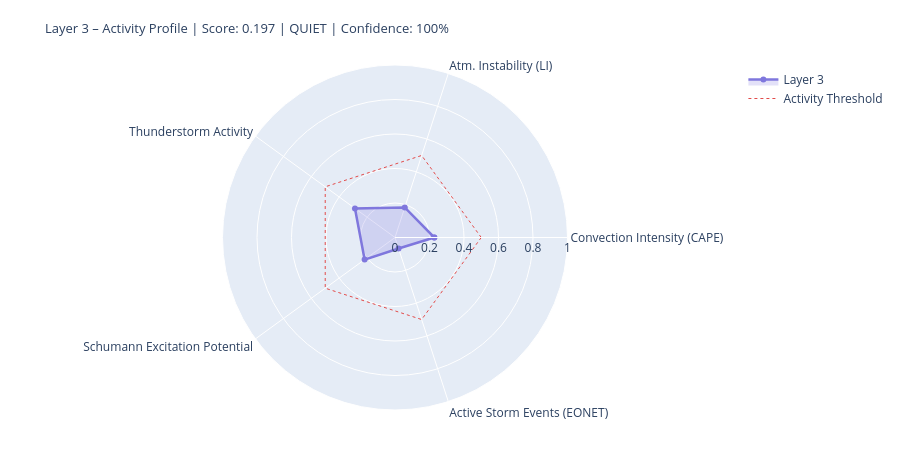

The code cell stored with this chart in its notebook:
### Markdown cell above
---
## 4. State Assessment & Handoff to Layer 4/5

### Code cell
# ============================================================
# LAYER-3-SCORE
# Five dynamic components
# ============================================================

def norm(v, lo, hi):
    if v is None or (isinstance(v, float) and math.isnan(v)): return None
    return round(max(0.0, min(1.0, (v - lo) / (hi - lo))), 4)

# --- 1) Convection intensity (global CAPE mean) ---
cape_mean = df_atm['cape'].dropna().mean() if not df_atm.empty else None
conv_score = norm(cape_mean, 0, 3000)
conv_src   = 'primary' if cape_mean is not None else 'missing'

# --- 2) Atmospheric instability (LI mean) ---
li_mean   = df_atm['li'].dropna().mean() if not df_atm.empty else None
# Negative LI = unstable → higher score
instab_score = norm(-li_mean if li_mean is not None else None, -6, 6)
instab_src   = 'primary' if li_mean is not None else 'missing'

# --- 3) Thunderstorm activity (mean thunder score + WMO count) ---
thunder_mean = df_atm['thunder_score'].mean() if not df_atm.empty else None
n_thunder    = int(df_atm['thunderstorm'].sum()) if not df_atm.empty else 0
thunder_score_val = norm(
    (thunder_mean or 0) * 0.7 + n_thunder * 0.1, 0, 1.0
) if thunder_mean is not None else None
thunder_src = 'primary'

# --- 4) Schumann excitation potential (weighted Schumann contribution) ---
schumann_pot = df_atm['schumann_contribution'].mean() if not df_atm.empty else None
# Boosted by Layer-2 thunderstorm trigger
if schumann_pot is not None and l2_thunder:
    schumann_pot = min(1.0, schumann_pot * 1.2)
schumann_score = norm(schumann_pot, 0, 1.0) if schumann_pot is not None else None
schumann_src   = 'derived'

# --- 5) Storm activity (NASA EONET) ---
# Distinction: None = data not loaded, 0.0 = loaded but no events
storm_score = None
storm_src   = 'missing'
if raw.get('storms') is not None:          # API reached successfully
    storm_score = norm(len(storm_events), 0, 30) if storm_events else 0.0
    storm_src   = 'primary'

# X-Ray and Kp: context only, not in dynamic score
# (X-Ray = Layer-0/4 driver; Kp = geomagnetic index, not a lightning proxy)
xray_context = None
if raw.get('xray'):
    df_xc = pd.DataFrame(raw['xray'])
    fc = next((c for c in df_xc.columns
               if any(k in c.lower() for k in ['flux','long']) and 'time' not in c.lower()),
              df_xc.columns[1])
    df_xc[fc] = pd.to_numeric(df_xc[fc], errors='coerce')
    xray_last = df_xc[fc].dropna().iloc[-1] if not df_xc[fc].dropna().empty else None
    if xray_last:
        xray_class = ('X' if xray_last>=1e-4 else 'M' if xray_last>=1e-5
                      else 'C' if xray_last>=1e-6 else 'B')
        xray_context = {'flux': float(xray_last), 'class': xray_class}
        print(f'X-Ray context: {xray_class}-class ({xray_last:.2e} W/m²)')

# --- Aggregate ---
COMPONENTS = {
    'Convection Intensity (CAPE)':  {'score': conv_score,       'source': conv_src,    'dynamic': True},
    'Atm. Instability (LI)':         {'score': instab_score,     'source': instab_src,  'dynamic': True},
    'Thunderstorm Activity':              {'score': thunder_score_val, 'source': thunder_src, 'dynamic': True},
    'Schumann Excitation Potential':   {'score': schumann_score,   'source': schumann_src,'dynamic': True},
    'Active Storm Events (EONET)': {'score': storm_score,      'source': storm_src,   'dynamic': True},
}

available   = {k: v['score'] for k, v in COMPONENTS.items() if v['score'] is not None}
unavailable = [k for k, v in COMPONENTS.items() if v['score'] is None]
layer3_score = round(sum(available.values()) / len(available), 4) if available else None
confidence   = round(len(available) / len(COMPONENTS), 2)
level = ('unknown' if layer3_score is None
         else 'quiet'   if layer3_score < 0.3
         else 'moderate' if layer3_score < 0.6
         else 'active')
dominant_l3 = max(available, key=available.get) if available else 'none'

# --- Ausgabe ---
W = 68
print('=' * W)
print('LAYER 3 – ATMOSPHERE / WEATHER / THUNDERSTORMS – STATE ASSESSMENT')
print('=' * W)
for name, comp in COMPONENTS.items():
    s = comp['score']
    if s is not None:
        bar = '█' * int(s * 20) + '░' * (20 - int(s * 20))
        print(f'  {name:<36} {bar}  {s:.3f}  [{comp["source"]}]')
    else:
        print(f'  {name:<36} {"─" * 20}  n/a   [missing]')
print('-' * W)
print(f'  Score:        {layer3_score:.3f}  ({len(available)}/{len(COMPONENTS)} components)')
print(f'  Confidence:   {confidence:.0%}')
print(f'  Level:        {level.upper()}')
print(f'  Dominant:     {dominant_l3}')
print(f'  CAPE mean:    {cape_mean:.0f} J/kg' if cape_mean else '  CAPE mean:    n/a')
print(f'  LI mean:      {li_mean:.1f} K' if li_mean is not None else '  LI mean:      n/a')
print(f'  Thunderstorms:{n_thunder} points (WMO)  +  {len(storm_events)} NASA EONET')
print('=' * W)

# Radar
cats   = list(available.keys())
vals_r = list(available.values())
if len(cats) >= 3:
    fig = go.Figure()
    fig.add_trace(go.Scatterpolar(
        r=vals_r + [vals_r[0]], theta=cats + [cats[0]],
        fill='toself', fillcolor='rgba(127,119,221,0.22)',
        line=dict(color='#7F77DD', width=2.5), name='Layer 3'
    ))
    fig.add_trace(go.Scatterpolar(
        r=[0.5] * (len(cats)+1), theta=cats + [cats[0]],
        line=dict(color='#E24B4A', dash='dot', width=1),
        mode='lines', name='Activity Threshold'
    ))
    fig.update_layout(
        title=dict(
            text=f'Layer 3 – Activity Profile | Score: {layer3_score:.3f} | {level.upper()} | Confidence: {confidence:.0%}',
            font=dict(size=13)
        ),
        polar=dict(radialaxis=dict(visible=True, range=[0, 1])),
        height=450, showlegend=True,
        margin=dict(l=60, r=60, t=65, b=40)
    )
    fig.show()

### Figure 1 — Plotly figure (JSON) as saved in the notebook; plotly's stock layout.template omitted (floating-point values rounded to 4 significant figures)
{"data": [{"fill": "toself", "fillcolor": "rgba(127,119,221,0.22)", "line": {"color": "#7F77DD", "width": 2.5}, "name": "Layer 3", "r": [0.2278, 0.1833, 0.2869, 0.2177, 0.0667, 0.2278], "theta": ["Convection Intensity (CAPE)", "Atm. Instability (LI)", "Thunderstorm Activity", "Schumann Excitation Potential", "Active Storm Events (EONET)", "Convection Intensity (CAPE)"], "type": "scatterpolar"}, {"line": {"color": "#E24B4A", "dash": "dot", "width": 1}, "mode": "lines", "name": "Activity Threshold", "r": [0.5, 0.5, 0.5, 0.5, 0.5, 0.5], "theta": ["Convection Intensity (CAPE)", "Atm. Instability (LI)", "Thunderstorm Activity", "Schumann Excitation Potential", "Active Storm Events (EONET)", "Convection Intensity (CAPE)"], "type": "scatterpolar"}], "layout": {"height": 450, "margin": {"b": 40, "l": 60, "r": 60, "t": 65}, "polar": {"radialaxis": {"range": [0, 1], "visible": true}}, "showlegend": true, "title": {"font": {"size": 13}, "text": "Layer 3 – Activity Profile | Score: 0.197 | QUIET | Confidence: 100%"}}}
